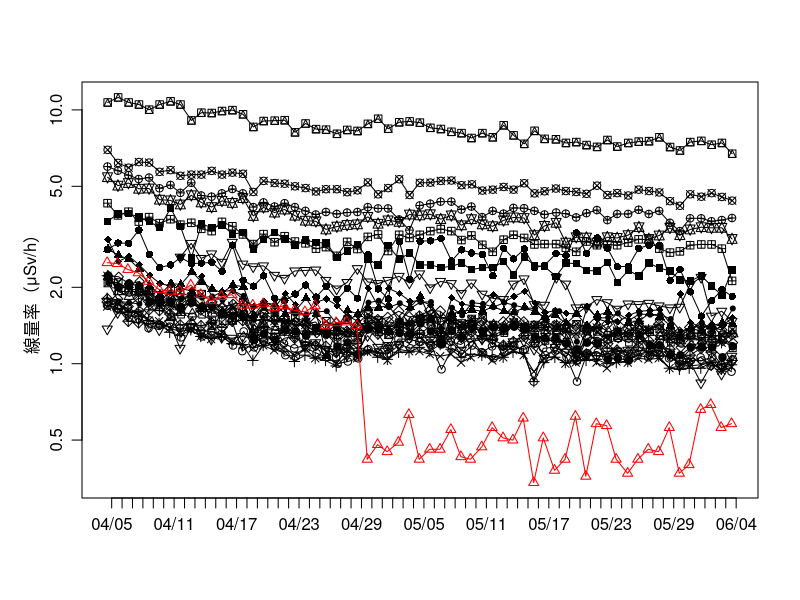

Write the R code that produced this figure.
# http://www.town.kawamata.lg.jp/sokuhou/?p=478
# pdftotext -raw fileopen1.pdf - >kawamata.txt

# par(family="HiraKakuProN-W3") # Mac専用
par(mgp=c(2,0.8,0))

cnt = 0
tim = as.POSIXct(vector())
pla = numeric()
val = numeric()
t = rep(as.POSIXct("2011-06-04"),25)
txt = readLines("kawamata.txt")
for (i in 1:length(txt)) {
  if (!grepl("^\\d+ ", txt[i])) next
  a = strsplit(txt[i], " ")[[1]]
  k = as.numeric(a[1])
  if (k < 1 || k > 25) next
  j = length(a)
  while (j > 4) {
    t[k] = as.POSIXct(paste(substr(as.character(t[k]-24*60*60), 1, 10), a[j-1]))
    cnt = cnt + 1
    tim[cnt] = t[k]
    pla[cnt] = k
    val[cnt] = as.numeric(a[j])
    j = j - 2
  }
}

plot(range(tim,na.rm=TRUE), range(val,na.rm=TRUE), type="n",
     xaxt="n", xlab="", ylab="線量率（μSv/h）", log="y")

for (k in c(1,3:25,2)) {
  t1 = tim[pla == k]
  x1 = val[pla == k]
  points(t1, x1, type="o", pch=k, col=ifelse(k==2,"red","black"))
}

r = as.POSIXct(round(range(c(tim),na.rm=TRUE), "days"))
axis.POSIXct(1, at=seq(r[1],r[2],by="day"), format="%m/%d")
